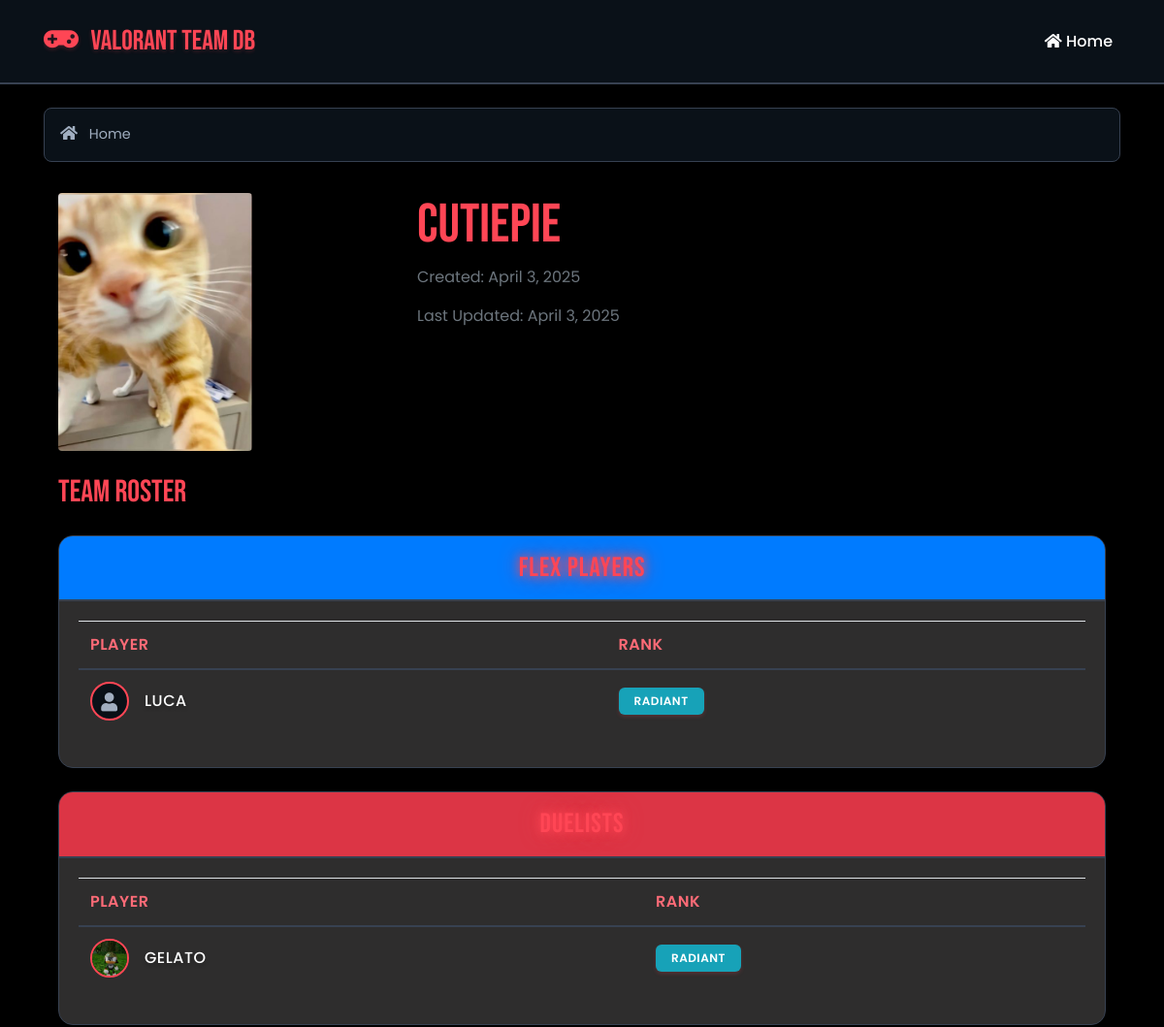
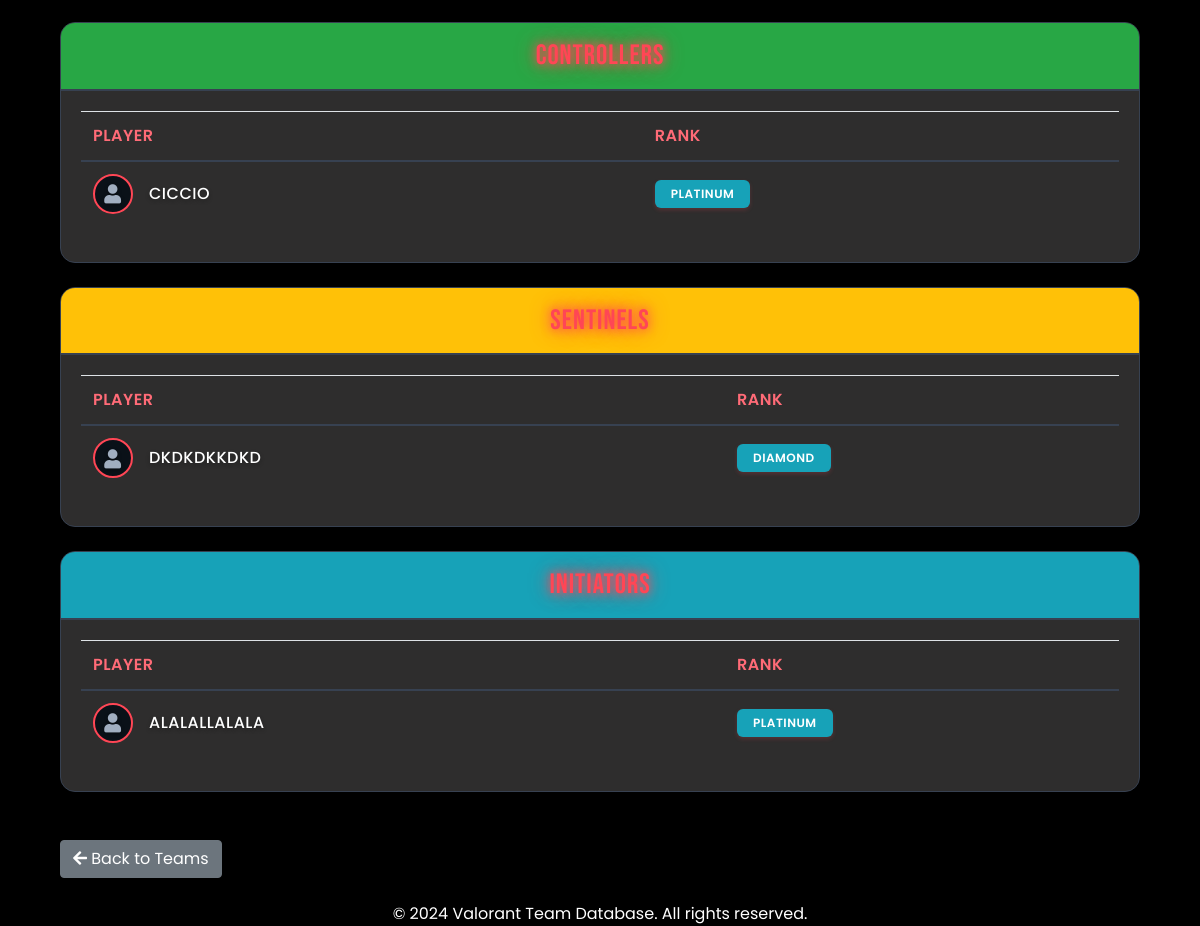
The page /polls/team/3/ on the database its author committed (2 pictures, top to bottom).
### polls/models.py (models this page shows, shortened)
class Team(models.Model):
    nome = models.CharField(
        max_length=20,
        validators=[MinLengthValidator(2)],
        help_text="Enter the team name (2-20 characters)"
    )
    logo = models.ImageField(
        upload_to='team_logos/',
        null=True,
        blank=True,
        help_text="Upload team logo (optional)"
    )
    created_at = models.DateTimeField(default=timezone.now)
    updated_at = models.DateTimeField(auto_now=True)
    class Meta:
        ordering = ['nome']

class Agent(models.Model):
    nome = models.CharField(
        max_length=20,
        validators=[MinLengthValidator(2)],
        default="insert RiotID",
        help_text="Enter your Riot ID (2-20 characters)"
    )
    team = models.ForeignKey(
        Team,
        on_delete=models.SET_NULL,
        null=True,
        blank=True,
        default="LFT",
        help_text="Select a team or leave as LFT (Looking For Team)"
    )
    rank = models.CharField(
        max_length=10,
        choices=Rank.choices,
        default=Rank.IRON,
        help_text="Select your current rank"
    )
    image = models.ImageField(
        upload_to='player_images/',
        null=True,
        blank=True,
        help_text="Upload player image (optional)"
    )
    created_at = models.DateTimeField(default=timezone.now)
    updated_at = models.DateTimeField(auto_now=True)
    class Meta:
        abstract = True
        ordering = ['-rank', 'nome']

class Flex(Agent):
    pass

class Duelist(Agent):
    pass

class Controller(Agent):
    pass

class Sentinel(Agent):
    pass

class Initiator(Agent):
    pass

### polls/views.py (the view)
# urls.py: path("team/<int:team_id>/", views.team_detail, name="team_detail"),
def team_detail(request, team_id):
    try:
        team = Team.objects.get(id=team_id)
        players = {
            "flex": Flex.objects.filter(team=team).order_by('-rank', 'nome'),
            "duelist": Duelist.objects.filter(team=team).order_by('-rank', 'nome'),
            "controller": Controller.objects.filter(team=team).order_by('-rank', 'nome'),
            "sentinel": Sentinel.objects.filter(team=team).order_by('-rank', 'nome'),
            "initiator": Initiator.objects.filter(team=team).order_by('-rank', 'nome'),
        }
        context = {
            "team": team,
            "players": players,
        }
        return render(request, "polls/team_detail.html", context)
    except Team.DoesNotExist:
        return render(request, "polls/404.html", status=404)

### polls/templates/polls/team_detail.html (shortened to what this page needs)
{% extends "polls/base.html" %}
{% block content %}
<div class="container mt-4">
    <div class="row mb-4">
        <div class="col-md-4">
            {% if team.logo %}
                <img src="{{ team.logo.url }}" alt="{{ team.nome }} Logo" class="img-fluid rounded" style="max-width: 200px;">
            {% else %}
                <div class="placeholder-image rounded" style="width: 200px; height: 200px; background-color: #f8f9fa; display: flex; align-items: center; justify-content: center;">
                    <span class="text-muted">No Logo</span>
                </div>
            {% endif %}
        </div>
        <div class="col-md-8">
            <h1 class="display-4">{{ team.nome }}</h1>
            <p class="text-muted">Created: {{ team.created_at|date:"F j, Y" }}</p>
            <p class="text-muted">Last Updated: {{ team.updated_at|date:"F j, Y" }}</p>
        </div>
    </div>
    <div class="row">
        <div class="col-12">
            <h2 class="mb-4">Team Roster</h2>
            {% if players.flex %}
            <div class="card mb-4">
                <div class="card-header bg-primary text-white">
                    <h3 class="mb-0">Flex Players</h3>
                </div>
                <div class="card-body">
                    <div class="table-responsive">
                        <table class="table table-hover">
                            <thead>
                                <tr>
                                    <th>Player</th>
                                    <th>Rank</th>
                                </tr>
                            </thead>
                            <tbody>
                                {% for player in players.flex %}
                                <tr>
                                    <td>
                                        <div class="player-info">
                                            {% if player.image %}
                                                <img src="{{ player.image.url }}" alt="{{ player.nome }}" class="player-image">
                                            {% else %}
                                                <div class="player-image-placeholder">
                                                    <i class="fas fa-user"></i>
                                                </div>
                                            {% endif %}
                                            <span class="player-name">{{ player.nome }}</span>
                                        </div>
                                    </td>
                                    <td><span class="badge bg-info">{{ player.rank }}</span></td>
                                </tr>
                                {% endfor %}
                            </tbody>
                        </table>
                    </div>
                </div>
            </div>
            {% endif %}
            {% if players.duelist %}
            <div class="card mb-4">
                <div class="card-header bg-danger text-white">
                    <h3 class="mb-0">Duelists</h3>
                </div>
                <div class="card-body">
                    <div class="table-responsive">
                        <table class="table table-hover">
                            <thead>
                                <tr>
                                    <th>Player</th>
                                    <th>Rank</th>
                                </tr>
                            </thead>
                            <tbody>
                                {% for player in players.duelist %}
                                <tr>
                                    <td>
                                        <div class="player-info">
                                            {% if player.image %}
                                                <img src="{{ player.image.url }}" alt="{{ player.nome }}" class="player-image">
                                            {% else %}
                                                <div class="player-image-placeholder">
                                                    <i class="fas fa-user"></i>
                                                </div>
                                            {% endif %}
                                            <span class="player-name">{{ player.nome }}</span>
                                        </div>
                                    </td>
                                    <td><span class="badge bg-info">{{ player.rank }}</span></td>
                                </tr>
                                {% endfor %}
                            </tbody>
                        </table>
                    </div>
                </div>
            </div>
            {% endif %}
            {% if players.controller %}
            <div class="card mb-4">
                <div class="card-header bg-success text-white">
                    <h3 class="mb-0">Controllers</h3>
                </div>
                <div class="card-body">
                    <div class="table-responsive">
                        <table class="table table-hover">
                            <thead>
                                <tr>
                                    <th>Player</th>
                                    <th>Rank</th>
                                </tr>
                            </thead>
                            <tbody>
                                {% for player in players.controller %}
                                <tr>
                                    <td>
                                        <div class="player-info">
                                            {% if player.image %}
                                                <img src="{{ player.image.url }}" alt="{{ player.nome }}" class="player-image">
                                            {% else %}
                                                <div class="player-image-placeholder">
                                                    <i class="fas fa-user"></i>
                                                </div>
                                            {% endif %}
                                            <span class="player-name">{{ player.nome }}</span>
                                        </div>
                                    </td>
                                    <td><span class="badge bg-info">{{ player.rank }}</span></td>
                                </tr>
                                {% endfor %}
                            </tbody>
                        </table>
                    </div>
                </div>
            </div>
            {% endif %}
            {% if players.sentinel %}
            <div class="card mb-4">
                <div class="card-header bg-warning text-dark">
                    <h3 class="mb-0">Sentinels</h3>
                </div>
                <div class="card-body">
                    <div class="table-responsive">
                        <table class="table table-hover">
                            <thead>
                                <tr>
                                    <th>Player</th>
                                    <th>Rank</th>
                                </tr>
                            </thead>
                            <tbody>
                                {% for player in players.sentinel %}
                                <tr>
                                    <td>
                                        <div class="player-info">
                                            {% if player.image %}
                                                <img src="{{ player.image.url }}" alt="{{ player.nome }}" class="player-image">
                                            {% else %}
                                                <div class="player-image-placeholder">
                                                    <i class="fas fa-user"></i>
                                                </div>
                                            {% endif %}
                                            <span class="player-name">{{ player.nome }}</span>
                                        </div>
                                    </td>
                                    <td><span class="badge bg-info">{{ player.rank }}</span></td>
                                </tr>
                                {% endfor %}
                            </tbody>
                        </table>
                    </div>
                </div>
            </div>
            {% endif %}
            {% if players.initiator %}
            <div class="card mb-4">
                <div class="card-header bg-info text-white">
                    <h3 class="mb-0">Initiators</h3>
                </div>
                <div class="card-body">
                    <div class="table-responsive">
                        <table class="table table-hover">
                            <thead>
                                <tr>
                                    <th>Player</th>
                                    <th>Rank</th>
                                </tr>
                            </thead>
                            <tbody>
                                {% for player in players.initiator %}
                                <tr>
                                    <td>
                                        <div class="player-info">
                                            {% if player.image %}
                                                <img src="{{ player.image.url }}" alt="{{ player.nome }}" class="player-image">
                                            {% else %}
                                                <div class="player-image-placeholder">
                                                    <i class="fas fa-user"></i>
                                                </div>
                                            {% endif %}
                                            <span class="player-name">{{ player.nome }}</span>
                                        </div>
                                    </td>
                                    <td><span class="badge bg-info">{{ player.rank }}</span></td>
                                </tr>
                                {% endfor %}
                            </tbody>
                        </table>
                    </div>
                </div>
            </div>
            {% endif %}
        </div>
    </div>
    <div class="row mt-4">
        <div class="col-12">
            <a href="{% url 'polls:index' %}" class="btn btn-secondary">
                <i class="fas fa-arrow-left"></i> Back to Teams
            </a>
        </div>
    </div>
</div>
{% endblock %}

### rows shown on the page
Team: logo (picture), nome "cutiepie", created_at "April 3, 2025", updated_at "April 3, 2025"
Flex: nome "LUCA", rank "RADIANT"
Duelist: image (picture), nome "GELATO", rank "RADIANT"
Controller: nome "CICCIO", rank "PLATINUM"
Sentinel: nome "DKDKDKKDKD", rank "DIAMOND"
Initiator: nome "ALALALLALALA", rank "PLATINUM"
